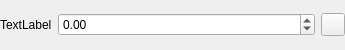
<?xml version="1.0" encoding="UTF-8"?>
<ui version="4.0">
 <class>Form</class>
 <widget class="QWidget" name="Form">
  <property name="geometry">
   <rect>
    <x>0</x>
    <y>0</y>
    <width>345</width>
    <height>50</height>
   </rect>
  </property>
  <property name="windowTitle">
   <string>Form</string>
  </property>
  <layout class="QHBoxLayout" name="horizontalLayout">
   <property name="leftMargin">
    <number>0</number>
   </property>
   <property name="topMargin">
    <number>0</number>
   </property>
   <property name="rightMargin">
    <number>0</number>
   </property>
   <property name="bottomMargin">
    <number>0</number>
   </property>
   <item>
    <widget class="QLabel" name="propNameLabel">
     <property name="text">
      <string>TextLabel</string>
     </property>
    </widget>
   </item>
   <item>
    <widget class="QDoubleSpinBox" name="propValue">
     <property name="sizePolicy">
      <sizepolicy hsizetype="Expanding" vsizetype="Fixed">
       <horstretch>0</horstretch>
       <verstretch>0</verstretch>
      </sizepolicy>
     </property>
     <property name="minimum">
      <double>-999999999.000000000000000</double>
     </property>
     <property name="maximum">
      <double>999999999.000000000000000</double>
     </property>
    </widget>
   </item>
   <item>
    <widget class="QToolButton" name="deleteButton">
     <property name="sizePolicy">
      <sizepolicy hsizetype="Maximum" vsizetype="Fixed">
       <horstretch>0</horstretch>
       <verstretch>0</verstretch>
      </sizepolicy>
     </property>
     <property name="text">
      <string/>
     </property>
     <property name="icon">
      <iconset>
       <normaloff>delete.png</normaloff>delete.png</iconset>
     </property>
     <property name="checkable">
      <bool>false</bool>
     </property>
     <property name="popupMode">
      <enum>QToolButton::DelayedPopup</enum>
     </property>
     <property name="toolButtonStyle">
      <enum>Qt::ToolButtonIconOnly</enum>
     </property>
     <property name="autoRaise">
      <bool>false</bool>
     </property>
     <property name="arrowType">
      <enum>Qt::NoArrow</enum>
     </property>
    </widget>
   </item>
  </layout>
 </widget>
 <resources/>
 <connections/>
</ui>
